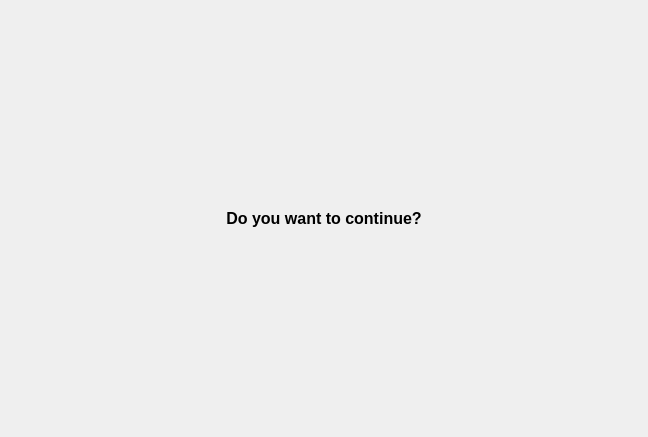
<?xml version="1.0" encoding="UTF-8"?>
<ui version="4.0">
 <class>Screen</class>
 <widget class="QWidget" name="Screen">
  <property name="geometry">
   <rect>
    <x>0</x>
    <y>0</y>
    <width>648</width>
    <height>437</height>
   </rect>
  </property>
  <property name="windowTitle">
   <string>Analyzing your Computer</string>
  </property>
  <layout class="QGridLayout" name="gridLayout">
   <item row="0" column="0" colspan="2">
    <widget class="QLabel" name="label">
     <property name="font">
      <font>
       <pointsize>12</pointsize>
       <weight>75</weight>
       <bold>true</bold>
      </font>
     </property>
     <property name="text">
      <string>Do you want to continue?</string>
     </property>
     <property name="alignment">
      <set>Qt::AlignCenter</set>
     </property>
    </widget>
   </item>
  </layout>
 </widget>
 <resources/>
 <connections/>
</ui>
